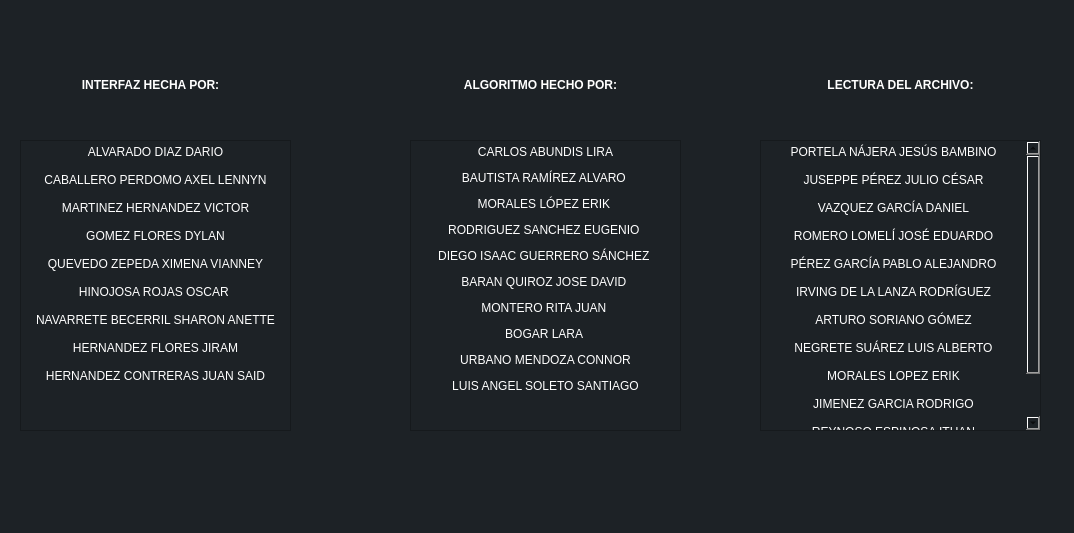
<?xml version="1.0" encoding="UTF-8"?>
<ui version="4.0">
 <class>VentanaIntegrantes</class>
 <widget class="QWidget" name="VentanaIntegrantes">
  <property name="geometry">
   <rect>
    <x>0</x>
    <y>0</y>
    <width>1074</width>
    <height>533</height>
   </rect>
  </property>
  <property name="windowTitle">
   <string>Form</string>
  </property>
  <property name="styleSheet">
   <string notr="true">background-color: rgb(29, 34, 38);</string>
  </property>
  <widget class="QLabel" name="label_interfaz">
   <property name="geometry">
    <rect>
     <x>60</x>
     <y>70</y>
     <width>181</width>
     <height>31</height>
    </rect>
   </property>
   <property name="text">
    <string>&lt;html&gt;&lt;head/&gt;&lt;body&gt;&lt;p align=&quot;center&quot;&gt;&lt;span style=&quot; font-weight:600; color:#ffffff;&quot;&gt;INTERFAZ HECHA POR:&lt;/span&gt;&lt;/p&gt;&lt;/body&gt;&lt;/html&gt;</string>
   </property>
  </widget>
  <widget class="QLabel" name="label_algoritmo">
   <property name="geometry">
    <rect>
     <x>450</x>
     <y>70</y>
     <width>181</width>
     <height>31</height>
    </rect>
   </property>
   <property name="text">
    <string>&lt;html&gt;&lt;head/&gt;&lt;body&gt;&lt;p align=&quot;center&quot;&gt;&lt;span style=&quot; font-weight:600; color:#ffffff;&quot;&gt;ALGORITMO HECHO POR:&lt;/span&gt;&lt;/p&gt;&lt;/body&gt;&lt;/html&gt;</string>
   </property>
  </widget>
  <widget class="QLabel" name="labe_archivo">
   <property name="geometry">
    <rect>
     <x>810</x>
     <y>70</y>
     <width>181</width>
     <height>31</height>
    </rect>
   </property>
   <property name="text">
    <string>&lt;html&gt;&lt;head/&gt;&lt;body&gt;&lt;p align=&quot;center&quot;&gt;&lt;span style=&quot; font-weight:600; color:#ffffff;&quot;&gt;LECTURA DEL ARCHIVO:&lt;/span&gt;&lt;/p&gt;&lt;/body&gt;&lt;/html&gt;</string>
   </property>
  </widget>
  <widget class="QPushButton" name="boton_home">
   <property name="geometry">
    <rect>
     <x>10</x>
     <y>450</y>
     <width>71</width>
     <height>71</height>
    </rect>
   </property>
   <property name="cursor">
    <cursorShape>PointingHandCursor</cursorShape>
   </property>
   <property name="styleSheet">
    <string notr="true">QPushButton:hover
{
	border-style: solid;
   	background-color:#5c5c5c;

}

QPushButton:pressed
{
	 	background-color:#0069c0;
}

</string>
   </property>
   <property name="text">
    <string/>
   </property>
   <property name="icon">
    <iconset>
     <normaloff>../assets/casa.png</normaloff>../assets/casa.png</iconset>
   </property>
   <property name="iconSize">
    <size>
     <width>61</width>
     <height>61</height>
    </size>
   </property>
   <property name="flat">
    <bool>true</bool>
   </property>
  </widget>
  <widget class="QTextBrowser" name="textBrowser">
   <property name="geometry">
    <rect>
     <x>20</x>
     <y>140</y>
     <width>271</width>
     <height>291</height>
    </rect>
   </property>
   <property name="html">
    <string>&lt;!DOCTYPE HTML PUBLIC &quot;-//W3C//DTD HTML 4.0//EN&quot; &quot;http://www.w3.org/TR/REC-html40/strict.dtd&quot;&gt;
&lt;html&gt;&lt;head&gt;&lt;meta name=&quot;qrichtext&quot; content=&quot;1&quot; /&gt;&lt;meta charset=&quot;utf-8&quot; /&gt;&lt;style type=&quot;text/css&quot;&gt;
p, li { white-space: pre-wrap; }
&lt;/style&gt;&lt;/head&gt;&lt;body style=&quot; font-family:'Segoe UI'; font-size:9pt; font-weight:400; font-style:normal;&quot;&gt;
&lt;p align=&quot;center&quot; style=&quot; margin-top:0px; margin-bottom:0px; margin-left:0px; margin-right:0px; -qt-block-indent:0; text-indent:0px;&quot;&gt;&lt;span style=&quot; color:#ffffff;&quot;&gt;ALVARADO DIAZ DARIO&lt;/span&gt;&lt;/p&gt;
&lt;p align=&quot;center&quot; style=&quot;-qt-paragraph-type:empty; margin-top:0px; margin-bottom:0px; margin-left:0px; margin-right:0px; -qt-block-indent:0; text-indent:0px; color:#ffffff;&quot;&gt;&lt;br /&gt;&lt;/p&gt;
&lt;p align=&quot;center&quot; style=&quot; margin-top:0px; margin-bottom:0px; margin-left:0px; margin-right:0px; -qt-block-indent:0; text-indent:0px;&quot;&gt;&lt;span style=&quot; color:#ffffff;&quot;&gt;CABALLERO PERDOMO AXEL LENNYN&lt;/span&gt;&lt;/p&gt;
&lt;p align=&quot;center&quot; style=&quot;-qt-paragraph-type:empty; margin-top:0px; margin-bottom:0px; margin-left:0px; margin-right:0px; -qt-block-indent:0; text-indent:0px; color:#ffffff;&quot;&gt;&lt;br /&gt;&lt;/p&gt;
&lt;p align=&quot;center&quot; style=&quot; margin-top:0px; margin-bottom:0px; margin-left:0px; margin-right:0px; -qt-block-indent:0; text-indent:0px;&quot;&gt;&lt;span style=&quot; color:#ffffff;&quot;&gt;MARTINEZ HERNANDEZ VICTOR&lt;/span&gt;&lt;/p&gt;
&lt;p align=&quot;center&quot; style=&quot;-qt-paragraph-type:empty; margin-top:0px; margin-bottom:0px; margin-left:0px; margin-right:0px; -qt-block-indent:0; text-indent:0px; color:#ffffff;&quot;&gt;&lt;br /&gt;&lt;/p&gt;
&lt;p align=&quot;center&quot; style=&quot; margin-top:0px; margin-bottom:0px; margin-left:0px; margin-right:0px; -qt-block-indent:0; text-indent:0px;&quot;&gt;&lt;span style=&quot; color:#ffffff;&quot;&gt;GOMEZ FLORES DYLAN&lt;/span&gt;&lt;/p&gt;
&lt;p align=&quot;center&quot; style=&quot;-qt-paragraph-type:empty; margin-top:0px; margin-bottom:0px; margin-left:0px; margin-right:0px; -qt-block-indent:0; text-indent:0px; color:#ffffff;&quot;&gt;&lt;br /&gt;&lt;/p&gt;
&lt;p align=&quot;center&quot; style=&quot; margin-top:0px; margin-bottom:0px; margin-left:0px; margin-right:0px; -qt-block-indent:0; text-indent:0px;&quot;&gt;&lt;span style=&quot; color:#ffffff;&quot;&gt;QUEVEDO ZEPEDA XIMENA VIANNEY&lt;/span&gt;&lt;/p&gt;
&lt;p align=&quot;center&quot; style=&quot;-qt-paragraph-type:empty; margin-top:0px; margin-bottom:0px; margin-left:0px; margin-right:0px; -qt-block-indent:0; text-indent:0px; color:#ffffff;&quot;&gt;&lt;br /&gt;&lt;/p&gt;
&lt;p align=&quot;center&quot; style=&quot; margin-top:0px; margin-bottom:0px; margin-left:0px; margin-right:0px; -qt-block-indent:0; text-indent:0px;&quot;&gt;&lt;span style=&quot; color:#ffffff;&quot;&gt;HINOJOSA ROJAS OSCAR &lt;/span&gt;&lt;/p&gt;
&lt;p align=&quot;center&quot; style=&quot;-qt-paragraph-type:empty; margin-top:0px; margin-bottom:0px; margin-left:0px; margin-right:0px; -qt-block-indent:0; text-indent:0px; color:#ffffff;&quot;&gt;&lt;br /&gt;&lt;/p&gt;
&lt;p align=&quot;center&quot; style=&quot; margin-top:0px; margin-bottom:0px; margin-left:0px; margin-right:0px; -qt-block-indent:0; text-indent:0px;&quot;&gt;&lt;span style=&quot; color:#ffffff;&quot;&gt;NAVARRETE BECERRIL SHARON ANETTE&lt;/span&gt;&lt;/p&gt;
&lt;p align=&quot;center&quot; style=&quot;-qt-paragraph-type:empty; margin-top:0px; margin-bottom:0px; margin-left:0px; margin-right:0px; -qt-block-indent:0; text-indent:0px; color:#ffffff;&quot;&gt;&lt;br /&gt;&lt;/p&gt;
&lt;p align=&quot;center&quot; style=&quot; margin-top:0px; margin-bottom:0px; margin-left:0px; margin-right:0px; -qt-block-indent:0; text-indent:0px;&quot;&gt;&lt;span style=&quot; color:#ffffff;&quot;&gt;HERNANDEZ FLORES JIRAM&lt;/span&gt;&lt;/p&gt;
&lt;p align=&quot;center&quot; style=&quot;-qt-paragraph-type:empty; margin-top:0px; margin-bottom:0px; margin-left:0px; margin-right:0px; -qt-block-indent:0; text-indent:0px; color:#ffffff;&quot;&gt;&lt;br /&gt;&lt;/p&gt;
&lt;p align=&quot;center&quot; style=&quot; margin-top:0px; margin-bottom:0px; margin-left:0px; margin-right:0px; -qt-block-indent:0; text-indent:0px;&quot;&gt;&lt;span style=&quot; color:#ffffff;&quot;&gt;HERNANDEZ CONTRERAS JUAN SAID&lt;/span&gt;&lt;/p&gt;
&lt;p align=&quot;center&quot; style=&quot;-qt-paragraph-type:empty; margin-top:0px; margin-bottom:0px; margin-left:0px; margin-right:0px; -qt-block-indent:0; text-indent:0px; color:#ffffff;&quot;&gt;&lt;br /&gt;&lt;/p&gt;&lt;/body&gt;&lt;/html&gt;</string>
   </property>
  </widget>
  <widget class="QTextBrowser" name="textBrowser_2">
   <property name="geometry">
    <rect>
     <x>410</x>
     <y>140</y>
     <width>271</width>
     <height>291</height>
    </rect>
   </property>
   <property name="html">
    <string>&lt;!DOCTYPE HTML PUBLIC &quot;-//W3C//DTD HTML 4.0//EN&quot; &quot;http://www.w3.org/TR/REC-html40/strict.dtd&quot;&gt;
&lt;html&gt;&lt;head&gt;&lt;meta name=&quot;qrichtext&quot; content=&quot;1&quot; /&gt;&lt;meta charset=&quot;utf-8&quot; /&gt;&lt;style type=&quot;text/css&quot;&gt;
p, li { white-space: pre-wrap; }
&lt;/style&gt;&lt;/head&gt;&lt;body style=&quot; font-family:'Segoe UI'; font-size:9pt; font-weight:400; font-style:normal;&quot;&gt;
&lt;p align=&quot;center&quot; style=&quot; margin-top:12px; margin-bottom:12px; margin-left:0px; margin-right:0px; -qt-block-indent:0; text-indent:0px;&quot;&gt;&lt;span style=&quot; color:#ffffff;&quot;&gt;CARLOS ABUNDIS LIRA&lt;/span&gt;&lt;/p&gt;
&lt;p align=&quot;center&quot; style=&quot; margin-top:12px; margin-bottom:12px; margin-left:0px; margin-right:0px; -qt-block-indent:0; text-indent:0px;&quot;&gt;&lt;span style=&quot; color:#ffffff;&quot;&gt;BAUTISTA RAMÍREZ ALVARO &lt;/span&gt;&lt;/p&gt;
&lt;p align=&quot;center&quot; style=&quot; margin-top:12px; margin-bottom:12px; margin-left:0px; margin-right:0px; -qt-block-indent:0; text-indent:0px;&quot;&gt;&lt;span style=&quot; color:#ffffff;&quot;&gt;MORALES LÓPEZ ERIK &lt;/span&gt;&lt;/p&gt;
&lt;p align=&quot;center&quot; style=&quot; margin-top:12px; margin-bottom:12px; margin-left:0px; margin-right:0px; -qt-block-indent:0; text-indent:0px;&quot;&gt;&lt;span style=&quot; color:#ffffff;&quot;&gt;RODRIGUEZ SANCHEZ EUGENIO &lt;/span&gt;&lt;/p&gt;
&lt;p align=&quot;center&quot; style=&quot; margin-top:12px; margin-bottom:12px; margin-left:0px; margin-right:0px; -qt-block-indent:0; text-indent:0px;&quot;&gt;&lt;span style=&quot; color:#ffffff;&quot;&gt;DIEGO ISAAC GUERRERO SÁNCHEZ &lt;/span&gt;&lt;/p&gt;
&lt;p align=&quot;center&quot; style=&quot; margin-top:12px; margin-bottom:12px; margin-left:0px; margin-right:0px; -qt-block-indent:0; text-indent:0px;&quot;&gt;&lt;span style=&quot; color:#ffffff;&quot;&gt;BARAN QUIROZ JOSE DAVID &lt;/span&gt;&lt;/p&gt;
&lt;p align=&quot;center&quot; style=&quot; margin-top:12px; margin-bottom:12px; margin-left:0px; margin-right:0px; -qt-block-indent:0; text-indent:0px;&quot;&gt;&lt;span style=&quot; color:#ffffff;&quot;&gt;MONTERO RITA JUAN &lt;/span&gt;&lt;/p&gt;
&lt;p align=&quot;center&quot; style=&quot; margin-top:12px; margin-bottom:12px; margin-left:0px; margin-right:0px; -qt-block-indent:0; text-indent:0px;&quot;&gt;&lt;span style=&quot; color:#ffffff;&quot;&gt;BOGAR LARA &lt;/span&gt;&lt;/p&gt;
&lt;p align=&quot;center&quot; style=&quot; margin-top:12px; margin-bottom:12px; margin-left:0px; margin-right:0px; -qt-block-indent:0; text-indent:0px;&quot;&gt;&lt;span style=&quot; color:#ffffff;&quot;&gt;URBANO MENDOZA CONNOR&lt;/span&gt;&lt;/p&gt;
&lt;p align=&quot;center&quot; style=&quot; margin-top:12px; margin-bottom:12px; margin-left:0px; margin-right:0px; -qt-block-indent:0; text-indent:0px;&quot;&gt;&lt;span style=&quot; color:#ffffff;&quot;&gt;LUIS ANGEL SOLETO SANTIAGO&lt;/span&gt;&lt;/p&gt;
&lt;p align=&quot;center&quot; style=&quot;-qt-paragraph-type:empty; margin-top:12px; margin-bottom:12px; margin-left:0px; margin-right:0px; -qt-block-indent:0; text-indent:0px; color:#ffffff;&quot;&gt;&lt;br /&gt;&lt;/p&gt;&lt;/body&gt;&lt;/html&gt;</string>
   </property>
  </widget>
  <widget class="QTextBrowser" name="textBrowser_3">
   <property name="geometry">
    <rect>
     <x>760</x>
     <y>140</y>
     <width>281</width>
     <height>291</height>
    </rect>
   </property>
   <property name="html">
    <string>&lt;!DOCTYPE HTML PUBLIC &quot;-//W3C//DTD HTML 4.0//EN&quot; &quot;http://www.w3.org/TR/REC-html40/strict.dtd&quot;&gt;
&lt;html&gt;&lt;head&gt;&lt;meta name=&quot;qrichtext&quot; content=&quot;1&quot; /&gt;&lt;meta charset=&quot;utf-8&quot; /&gt;&lt;style type=&quot;text/css&quot;&gt;
p, li { white-space: pre-wrap; }
&lt;/style&gt;&lt;/head&gt;&lt;body style=&quot; font-family:'Segoe UI'; font-size:9pt; font-weight:400; font-style:normal;&quot;&gt;
&lt;p align=&quot;center&quot; style=&quot; margin-top:0px; margin-bottom:0px; margin-left:0px; margin-right:0px; -qt-block-indent:0; text-indent:0px;&quot;&gt;&lt;span style=&quot; color:#ffffff;&quot;&gt;PORTELA NÁJERA JESÚS BAMBINO&lt;/span&gt;&lt;/p&gt;
&lt;p align=&quot;center&quot; style=&quot;-qt-paragraph-type:empty; margin-top:0px; margin-bottom:0px; margin-left:0px; margin-right:0px; -qt-block-indent:0; text-indent:0px; color:#ffffff;&quot;&gt;&lt;br /&gt;&lt;/p&gt;
&lt;p align=&quot;center&quot; style=&quot; margin-top:0px; margin-bottom:0px; margin-left:0px; margin-right:0px; -qt-block-indent:0; text-indent:0px;&quot;&gt;&lt;span style=&quot; color:#ffffff;&quot;&gt;JUSEPPE PÉREZ JULIO CÉSAR&lt;/span&gt;&lt;/p&gt;
&lt;p align=&quot;center&quot; style=&quot;-qt-paragraph-type:empty; margin-top:0px; margin-bottom:0px; margin-left:0px; margin-right:0px; -qt-block-indent:0; text-indent:0px; color:#ffffff;&quot;&gt;&lt;br /&gt;&lt;/p&gt;
&lt;p align=&quot;center&quot; style=&quot; margin-top:0px; margin-bottom:0px; margin-left:0px; margin-right:0px; -qt-block-indent:0; text-indent:0px;&quot;&gt;&lt;span style=&quot; color:#ffffff;&quot;&gt;VAZQUEZ GARCÍA DANIEL&lt;/span&gt;&lt;/p&gt;
&lt;p align=&quot;center&quot; style=&quot;-qt-paragraph-type:empty; margin-top:0px; margin-bottom:0px; margin-left:0px; margin-right:0px; -qt-block-indent:0; text-indent:0px; color:#ffffff;&quot;&gt;&lt;br /&gt;&lt;/p&gt;
&lt;p align=&quot;center&quot; style=&quot; margin-top:0px; margin-bottom:0px; margin-left:0px; margin-right:0px; -qt-block-indent:0; text-indent:0px;&quot;&gt;&lt;span style=&quot; color:#ffffff;&quot;&gt;ROMERO LOMELÍ JOSÉ EDUARDO&lt;/span&gt;&lt;/p&gt;
&lt;p align=&quot;center&quot; style=&quot;-qt-paragraph-type:empty; margin-top:0px; margin-bottom:0px; margin-left:0px; margin-right:0px; -qt-block-indent:0; text-indent:0px; color:#ffffff;&quot;&gt;&lt;br /&gt;&lt;/p&gt;
&lt;p align=&quot;center&quot; style=&quot; margin-top:0px; margin-bottom:0px; margin-left:0px; margin-right:0px; -qt-block-indent:0; text-indent:0px;&quot;&gt;&lt;span style=&quot; color:#ffffff;&quot;&gt;PÉREZ GARCÍA PABLO ALEJANDRO&lt;/span&gt;&lt;/p&gt;
&lt;p align=&quot;center&quot; style=&quot;-qt-paragraph-type:empty; margin-top:0px; margin-bottom:0px; margin-left:0px; margin-right:0px; -qt-block-indent:0; text-indent:0px; color:#ffffff;&quot;&gt;&lt;br /&gt;&lt;/p&gt;
&lt;p align=&quot;center&quot; style=&quot; margin-top:0px; margin-bottom:0px; margin-left:0px; margin-right:0px; -qt-block-indent:0; text-indent:0px;&quot;&gt;&lt;span style=&quot; color:#ffffff;&quot;&gt;IRVING DE LA LANZA RODRÍGUEZ&lt;/span&gt;&lt;/p&gt;
&lt;p align=&quot;center&quot; style=&quot;-qt-paragraph-type:empty; margin-top:0px; margin-bottom:0px; margin-left:0px; margin-right:0px; -qt-block-indent:0; text-indent:0px; color:#ffffff;&quot;&gt;&lt;br /&gt;&lt;/p&gt;
&lt;p align=&quot;center&quot; style=&quot; margin-top:0px; margin-bottom:0px; margin-left:0px; margin-right:0px; -qt-block-indent:0; text-indent:0px;&quot;&gt;&lt;span style=&quot; color:#ffffff;&quot;&gt;ARTURO SORIANO GÓMEZ&lt;/span&gt;&lt;/p&gt;
&lt;p align=&quot;center&quot; style=&quot;-qt-paragraph-type:empty; margin-top:0px; margin-bottom:0px; margin-left:0px; margin-right:0px; -qt-block-indent:0; text-indent:0px; color:#ffffff;&quot;&gt;&lt;br /&gt;&lt;/p&gt;
&lt;p align=&quot;center&quot; style=&quot; margin-top:0px; margin-bottom:0px; margin-left:0px; margin-right:0px; -qt-block-indent:0; text-indent:0px;&quot;&gt;&lt;span style=&quot; color:#ffffff;&quot;&gt;NEGRETE SUÁREZ LUIS ALBERTO&lt;/span&gt;&lt;/p&gt;
&lt;p align=&quot;center&quot; style=&quot;-qt-paragraph-type:empty; margin-top:0px; margin-bottom:0px; margin-left:0px; margin-right:0px; -qt-block-indent:0; text-indent:0px; color:#ffffff;&quot;&gt;&lt;br /&gt;&lt;/p&gt;
&lt;p align=&quot;center&quot; style=&quot; margin-top:0px; margin-bottom:0px; margin-left:0px; margin-right:0px; -qt-block-indent:0; text-indent:0px;&quot;&gt;&lt;span style=&quot; color:#ffffff;&quot;&gt;MORALES LOPEZ ERIK&lt;/span&gt;&lt;/p&gt;
&lt;p align=&quot;center&quot; style=&quot;-qt-paragraph-type:empty; margin-top:0px; margin-bottom:0px; margin-left:0px; margin-right:0px; -qt-block-indent:0; text-indent:0px; color:#ffffff;&quot;&gt;&lt;br /&gt;&lt;/p&gt;
&lt;p align=&quot;center&quot; style=&quot; margin-top:0px; margin-bottom:0px; margin-left:0px; margin-right:0px; -qt-block-indent:0; text-indent:0px;&quot;&gt;&lt;span style=&quot; color:#ffffff;&quot;&gt;JIMENEZ GARCIA RODRIGO&lt;/span&gt;&lt;/p&gt;
&lt;p align=&quot;center&quot; style=&quot;-qt-paragraph-type:empty; margin-top:0px; margin-bottom:0px; margin-left:0px; margin-right:0px; -qt-block-indent:0; text-indent:0px; color:#ffffff;&quot;&gt;&lt;br /&gt;&lt;/p&gt;
&lt;p align=&quot;center&quot; style=&quot; margin-top:0px; margin-bottom:0px; margin-left:0px; margin-right:0px; -qt-block-indent:0; text-indent:0px;&quot;&gt;&lt;span style=&quot; color:#ffffff;&quot;&gt;REYNOSO ESPINOSA ITHAN&lt;/span&gt;&lt;/p&gt;
&lt;p align=&quot;center&quot; style=&quot;-qt-paragraph-type:empty; margin-top:0px; margin-bottom:0px; margin-left:0px; margin-right:0px; -qt-block-indent:0; text-indent:0px; color:#ffffff;&quot;&gt;&lt;br /&gt;&lt;/p&gt;
&lt;p align=&quot;center&quot; style=&quot; margin-top:0px; margin-bottom:0px; margin-left:0px; margin-right:0px; -qt-block-indent:0; text-indent:0px;&quot;&gt;&lt;span style=&quot; color:#ffffff;&quot;&gt;MENDOZA CARREÓN OSCAR&lt;/span&gt;&lt;/p&gt;
&lt;p align=&quot;center&quot; style=&quot;-qt-paragraph-type:empty; margin-top:0px; margin-bottom:0px; margin-left:0px; margin-right:0px; -qt-block-indent:0; text-indent:0px; color:#ffffff;&quot;&gt;&lt;br /&gt;&lt;/p&gt;&lt;/body&gt;&lt;/html&gt;</string>
   </property>
  </widget>
 </widget>
 <resources/>
 <connections/>
</ui>
